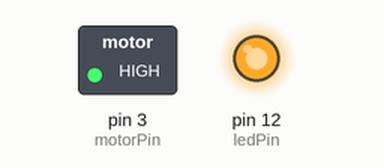
A sketch run on a simulated Arduino Uno, built with avr-gcc and run on an emulated ATmega328P. On the bench: switched loads named in the sketch (green lamp = pin HIGH), output pins drawn as LEDs (lit = HIGH). What the sketch prints to the serial monitor is not drawn.

Above: at 0.1 s.
At 15.4 s:
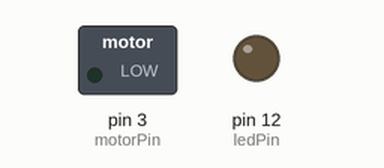
Timing chart, 0 to 16.9 s (numbered marks = the images above):
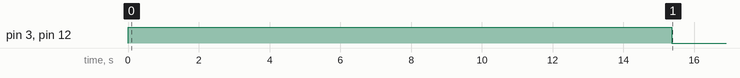

The sketch:

cat_feeder.ino
```cpp
#include <TimeLib.h>
#include <TimeAlarms.h>

int motorPin = 3;
int ledPin = 12;
int potPin = 5;

void setup()
{
  Serial.begin(9600);
  setTime(0,0,1, 1, 1, 01);
  pinMode(motorPin, OUTPUT);
  pinMode(ledPin, OUTPUT);

  Alarm.alarmRepeat(0,0,0, feedAlarm);
  Alarm.alarmRepeat(12,0,0, feedAlarm);

  feed(getFeedDuration());
}


void loop()
{
  Alarm.delay(1000);
  Serial.println(second());
}

void feed(int time)
{
  Serial.print("Feeding: ");
  Serial.println(time);
  digitalWrite(ledPin, HIGH);
  analogWrite(motorPin, 255);
  delay(time);
  digitalWrite(ledPin, LOW);
  analogWrite(motorPin, 0);
}

int getFeedDuration()
{
  int val = analogRead(potPin);
  return val*30;
}

void feedAlarm() {
  feed(getFeedDuration());
}
```
